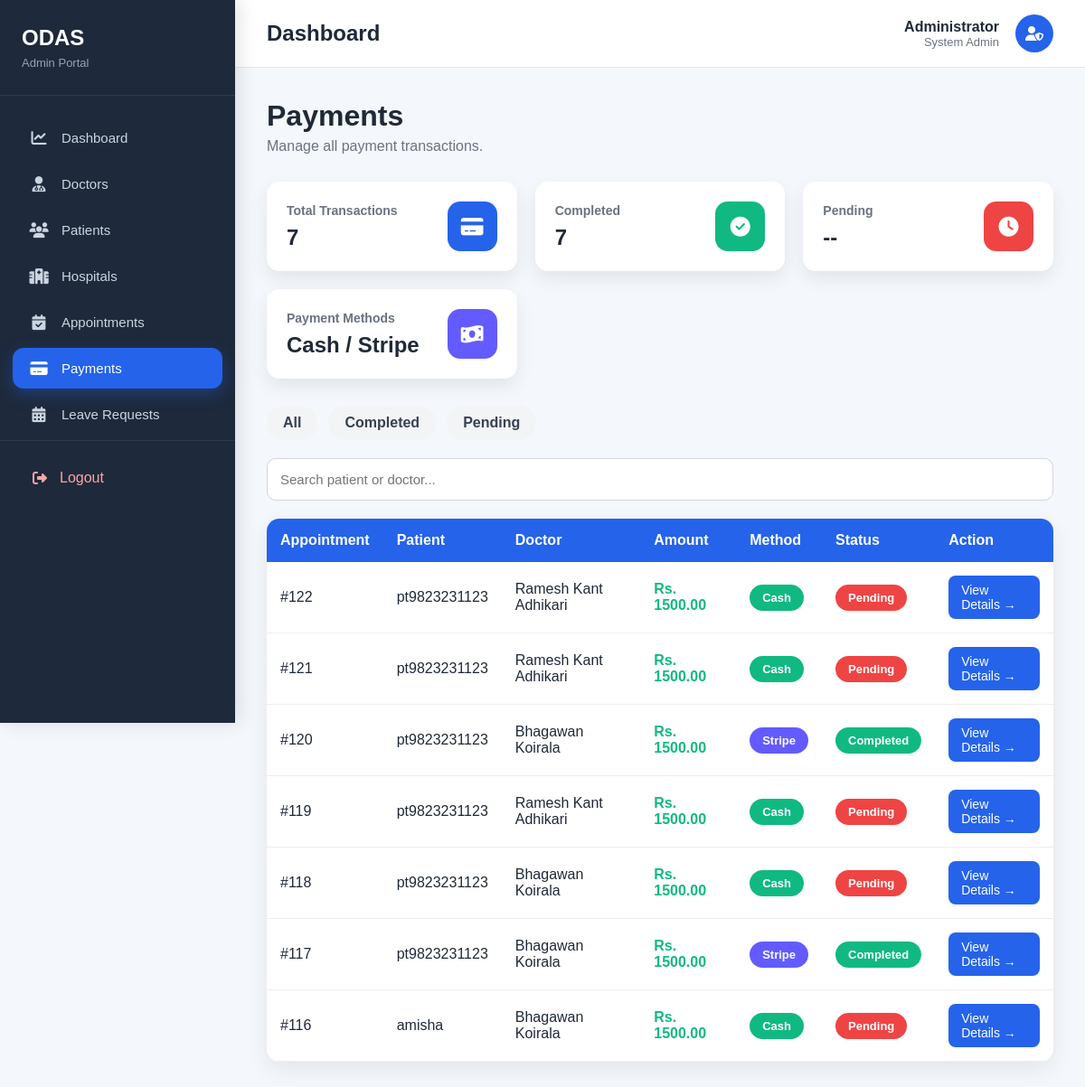
The page /admin-dashboard/payments/ (signed in) on the database its author committed.
### payments/models.py (models this page shows, shortened)
class Transaction(models.Model):
    PAYMENT_METHOD_CHOICES = [
        ('stripe', 'Stripe'),
        ('cash', 'Cash'),
    ]
    PAYMENT_STATUS_CHOICES = [
        ('pending', 'Pending'),
        ('completed', 'Completed'),
        ('failed', 'Failed'),
        ('cancelled', 'Cancelled'),
    ]
    appointment = models.OneToOneField(
        Appointment,
        on_delete=models.CASCADE,
        related_name="transaction"
    )
    amount = models.DecimalField(
        max_digits=10,
        decimal_places=2
    )
    payment_method = models.CharField(
        max_length=20,
        choices=PAYMENT_METHOD_CHOICES,
        default="cash"
    )
    payment_status = models.CharField(
        max_length=20,
        choices=PAYMENT_STATUS_CHOICES,
        default="pending"
    )
    stripe_session_id = models.CharField(
        max_length=255,
        blank=True,
        null=True
    )
    stripe_payment_id = models.CharField(
        max_length=255,
        blank=True,
        null=True
    )
    remarks = models.TextField(
        blank=True,
        null=True
    )
    created_at = models.DateTimeField(
        auto_now_add=True
    )
    updated_at = models.DateTimeField(
        auto_now=True
    )

### appointment/models.py (models this page shows, shortened)
class Appointment(models.Model):
    appointment_id = models.AutoField(primary_key=True)
    appointment_date = models.DateField()
    appointment_time = models.TimeField()
    STATUS_CHOICES = [
        ('upcoming', 'Upcoming'),
        ('missed', 'Missed'),
        ('completed', 'Completed'),
        ('cancelled', 'Cancelled'),
    ]
    APPROVAL_CHOICES = [
        ("approved", "Approved"),
        ("review", "Needs Review"),
        ("rejected", "Rejected"),
    ]
    status = models.CharField(
        max_length=20,
        choices=STATUS_CHOICES,
        default='upcoming'
    )
    approval_status = models.CharField(
        max_length=20,
        choices=APPROVAL_CHOICES,
        default="approved",
    )
    review_reason = models.CharField(
        max_length=255,
        blank=True,
    )
    patient = models.ForeignKey(
        User,
        on_delete=models.CASCADE,
        null=True,
        blank=True
    )
    doctor = models.ForeignKey(
        Doctor,
        on_delete=models.CASCADE
    )
    class Meta:
        unique_together = ('doctor', 'appointment_date', 'appointment_time')

### doctors/models.py (models this page shows, shortened)
class Doctor(models.Model):
    doctor_id = models.AutoField(primary_key=True)
    user = models.OneToOneField(User, on_delete=models.CASCADE, null=True, blank=True)
    name = models.CharField(max_length=100)
    qualification = models.CharField(max_length=100)
    specialization = models.CharField(max_length=100)
    experience_years = models.PositiveIntegerField(default=0)
    hospital = models.ForeignKey('hospitals.Hospital', on_delete=models.CASCADE, null=True, blank=True)
    department = models.ForeignKey('hospitals.Department', on_delete=models.CASCADE, null=True, blank=True)
    email = models.EmailField(unique=True)
    fees = models.DecimalField(max_digits=8, decimal_places=2)
    phone = models.CharField(max_length=13)
    a_status = models.BooleanField(default=True)

### admin_dashboard/views.py (the view)
# urls.py: path("payments/", views.admin_payments, name="admin_payments"),
@login_required
def admin_payments(request):
    transactions = (
        Transaction.objects
        .select_related(
            "appointment",
            "appointment__patient",
            "appointment__doctor"
        )
        .order_by("-created_at")
    )
    status = request.GET.get("status")
    today = request.GET.get("today")
    if status:
        transactions = transactions.filter(
            payment_status=status
        )
    if today == "1":
        transactions = transactions.filter(
            payment_status="completed",
            updated_at__date=timezone.now().date()
        )
    return render(
        request,
        "admin_dashboard/payments.html",
        {
            "transactions": transactions
        }
    )

### doctors/context_processors.py (called while the page is built)
def doctor_context(request):
    if request.user.is_authenticated:
        try:
            doctor = Doctor.objects.get(user=request.user)
            return {"doctor": doctor}
        except Doctor.DoesNotExist:
            pass
    return {}

### admin_dashboard/templates/admin_dashboard/payments.html (shortened to what this page needs)
{% extends "admin_dashboard/base.html" %}
{% block content %}
<div class="page-header">
    <div>
        <h1>Payments</h1>
        <p>Manage all payment transactions.</p>
    </div>
</div>
<div class="summary-grid">
    <div class="summary-card">
        <div>
            <h5>Total Transactions</h5>
            <h2>{{ transactions|length }}</h2>
        </div>
        <div class="summary-icon blue">
            <i class="fa-solid fa-credit-card"></i>
        </div>
    </div>
    <div class="summary-card">
        <div>
            <h5>Completed</h5>
            <h2>{{ transactions|length }}</h2>
        </div>
        <div class="summary-icon green">
            <i class="fa-solid fa-circle-check"></i>
        </div>
    </div>
    <div class="summary-card">
        <div>
            <h5>Pending</h5>
            <h2>--</h2>
        </div>
        <div class="summary-icon red">
            <i class="fa-solid fa-clock"></i>
        </div>
    </div>
    <div class="summary-card">
        <div>
            <h5>Payment Methods</h5>
            <h2>Cash / Stripe</h2>
        </div>
        <div class="summary-icon purple">
            <i class="fa-solid fa-money-bill-wave"></i>
        </div>
    </div>
</div>
<div class="filters">
<a href="{% url 'admin_payments' %}" class="filter-btn">All</a>
<a href="{% url 'admin_payments' %}?status=completed" class="filter-btn">Completed</a>
<a href="{% url 'admin_payments' %}?status=pending" class="filter-btn">Pending</a>
</div>
<div class="search-box">
<input
type="text"
id="paymentSearch"
placeholder="Search patient or doctor...">
</div>
<div class="table-card">
<table>
<thead>
<tr>
<th>Appointment</th>
<th>Patient</th>
<th>Doctor</th>
<th>Amount</th>
<th>Method</th>
<th>Status</th>
<th>Action</th>
</tr>
</thead>
<tbody>
    {% for transaction in transactions %}
<tr>
    <td>
        #{{ transaction.appointment.appointment_id }}
    </td>
    <td>
        {{ transaction.appointment.patient.username }}
    </td>
    <td>
        {{ transaction.appointment.doctor.name }}
    </td>
    <td class="amount">
        Rs. {{ transaction.amount }}
    </td>
    <td>
        {% if transaction.payment_method == "cash" %}
            <span class="badge badge-cash">
                Cash
            </span>
        {% elif transaction.payment_method == "stripe" %}
            <span class="badge badge-stripe">
                Stripe
            </span>
        {% else %}
            {{ transaction.get_payment_method_display }}
        {% endif %}
    </td>
    <td>
        {% if transaction.payment_status == "completed" %}
            <span class="badge badge-completed">
                Completed
            </span>
        {% elif transaction.payment_status == "pending" %}
            <span class="badge badge-pending">
                Pending
            </span>
        {% else %}
            {{ transaction.get_payment_status_display }}
        {% endif %}
    </td>
    <td>
        <a
        href="{% url 'payment_detail' transaction.id %}"
        class="view-btn">
            View Details →
        </a>
    </td>
</tr>
{% empty %}
<tr>
    <td colspan="7" style="padding:40px;text-align:center;color:#6b7280;">
        No payments found.
    </td>
</tr>
{% endfor %}
</tbody>
</table>
</div>
{% endblock %}

### admin_dashboard/templates/admin_dashboard/base.html (style rules this page uses)
* { margin:0; padding:0; box-sizing:border-box; }
body { font-family:Arial, Helvetica, sans-serif; background:#f4f7fb; color:#1f2937; }

### admin_dashboard/templates/admin_dashboard/payments.html (style rules this page uses)
.page-header { display:flex; justify-content:space-between; align-items:center; margin-bottom:30px; }
.page-header h1 { margin:0; color:#1f2937; }
.page-header p { margin-top:6px; color:#6b7280; }
.summary-grid { display:grid; grid-template-columns:repeat(auto-fit,minmax(220px,1fr)); gap:20px; margin-bottom:30px; }
.summary-card { background:#fff; border-radius:14px; padding:22px; box-shadow:0 8px 20px rgba(0,0,0,.08); display:flex; justify-content:space-between; align-items:center; }
.summary-card h5 { margin:0; color:#6b7280; font-size:14px; }
.summary-card h2 { margin:8px 0 0; color:#1f2937; }
.summary-icon { width:55px; height:55px; border-radius:14px; display:flex; justify-content:center; align-items:center; color:#fff; font-size:22px; }
.green { background:#10b981; }
.red { background:#ef4444; }
.blue { background:#2563eb; }
.purple { background:#635BFF; }
.filters { display:flex; gap:12px; flex-wrap:wrap; margin-bottom:20px; }
.filter-btn { padding:10px 18px; border-radius:25px; text-decoration:none; background:#f3f4f6; color:#374151; font-weight:600; transition:.25s; }
.search-box { margin-bottom:20px; }
.search-box input { width:100%; padding:14px; border-radius:10px; border:1px solid #d1d5db; font-size:15px; }
.table-card { background:white; border-radius:14px; overflow:hidden; box-shadow:0 8px 24px rgba(0,0,0,.08); }
table { width:100%; border-collapse:collapse; }
thead { background:#2563eb; color:white; }
th { padding:15px; text-align:left; }
td { padding:15px; border-bottom:1px solid #eee; }
.badge { display:inline-block; padding:7px 14px; border-radius:20px; color:white; font-size:13px; font-weight:600; }
.badge-cash { background:#10b981; }
.badge-stripe { background:#635BFF; }
.badge-completed { background:#10b981; }
.badge-pending { background:#ef4444; }
.amount { font-weight:bold; color:#10b981; }
.view-btn { display:inline-block; padding:8px 14px; border-radius:8px; background:#2563eb; color:white; text-decoration:none; font-size:14px; }

### rows shown on the page
Transaction: payment_method "Cash", payment_status "Pending"
Transaction: payment_method "Cash", payment_status "Pending"
Transaction: payment_method "Stripe", payment_status "Completed"
Transaction: payment_method "Cash", payment_status "Pending"
Transaction: payment_method "Cash", payment_status "Pending"
Transaction: payment_method "Stripe", payment_status "Completed"
Transaction: payment_method "Cash", payment_status "Pending"

### other values the page prints
{{ transactions|length }} "7"
